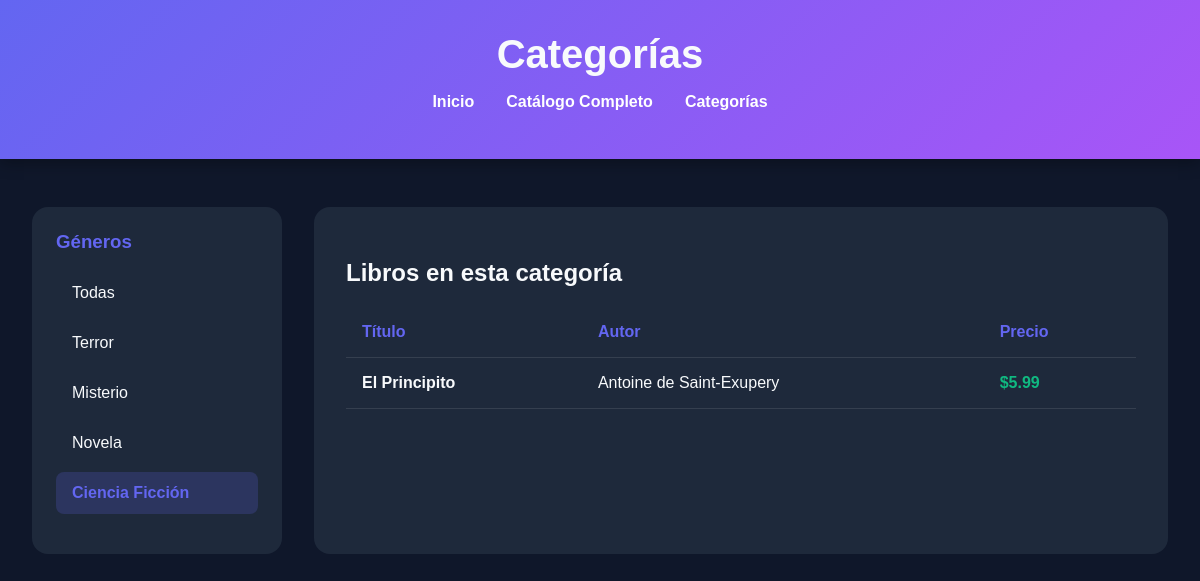
Page /categoria/4 on the committed database.
### tables this page shows
CREATE TABLE categorias (
                   id INTEGER PRIMARY KEY AUTOINCREMENT,
                   categoria TEXT NOT NULL
                   );

CREATE TABLE libros (
            id INTEGER PRIMARY KEY AUTOINCREMENT,
            titulo TEXT NOT NULL,
            autor TEXT NOT NULL,
            precio REAL NOT NULL,
            categoria_id INTEGER,
            FOREIGN KEY (categoria_id) REFERENCES categorias(id)       
         );

### app.py (the view)
@app.route('/categoria/<int:categoria_id>')
def ver_categoria(categoria_id):
    libros = consultar_libros_por_categoria(categoria_id)
    categorias = obtener_categorias()
    return render_template('categoria.html', categorias=categorias, libros=libros, categoria_seleccionada=categoria_id)

### db.py (called while the page is built)
def obtener_conexion():
    conexion = sqlite3.connect('libreria.db')
    conexion.row_factory = sqlite3.Row
    return conexion

def obtener_categorias():
    conexion = obtener_conexion()
    cursor = conexion.cursor()
    cursor.execute('SELECT * FROM categorias')
    categorias = cursor.fetchall()
    conexion.close()
    return categorias

def consultar_libros_por_categoria(categoria_id):
    conexion = obtener_conexion()
    cursor = conexion.cursor()
    cursor.execute('''
        SELECT libros.id,
               libros.titulo,
               libros.autor,
               libros.precio,
               categorias.categoria
        FROM libros
        JOIN categorias ON libros.categoria_id = categorias.id
        WHERE libros.categoria_id = ?
    ''', (categoria_id,))
    libros = cursor.fetchall()
    conexion.close()
    return libros

### templates/categoria.html (shortened to what this page needs)
<!DOCTYPE html>
<html lang="es">
<head>
</head>
<body>
    <header class="header">
        <h1>Categorías</h1>
        <nav class="nav">
            <ul>
                <li><a href="{{ url_for('home') }}">Inicio</a></li>
                <li><a href="{{ url_for('index') }}">Catálogo Completo</a></li>
                <li><a href="{{ url_for('categorias_lista') }}">Categorías</a></li>
            </ul>
        </nav>
    </header>
    <div class="layout">
        <aside class="sidebar">
            <h3>Géneros</h3>
            <ul class="category-list">
                <li class="category-item">
                    <a href="{{ url_for('categorias_lista') }}" class="{{ 'active' if not categoria_seleccionada else '' }}">Todas</a>
                </li>
                {% for cat in categorias %}
                <li class="category-item">
                    <a href="{{ url_for('ver_categoria', categoria_id=cat['id']) }}"
                       class="{{ 'active' if categoria_seleccionada == cat['id'] else '' }}">
                        {{ cat['categoria'] }}
                    </a>
                </li>
                {% endfor %}
            </ul>
        </aside>
        <main class="content">
            {% if libros %}
            <h2>Libros en esta categoría</h2>
            <table>
                <thead>
                    <tr>
                        <th>Título</th>
                        <th>Autor</th>
                        <th>Precio</th>
                    </tr>
                </thead>
                <tbody>
                    {% for libro in libros %}
                    <tr>
                        <td><strong>{{ libro['titulo'] }}</strong></td>
                        <td>{{ libro['autor'] }}</td>
                        <td class="price">${{ libro['precio'] }}</td>
                    </tr>
                    {% endfor %}
                </tbody>
            </table>
            {% elif categoria_seleccionada %}
            <div class="empty-state">
                <p>No se encontraron libros en esta categoría.</p>
            </div>
            {% else %}
            <div class="empty-state">
                <h2>Explora por Género</h2>
                <p>Selecciona una categoría a la izquierda para ver los libros disponibles.</p>
            </div>
            {% endif %}
        </main>
    </div>
</body>
</html>

### templates/categoria.html (style rules this page uses)
:root { --primary: #6366f1; --secondary: #a855f7; --bg: #0f172a; --text: #f8fafc; --card-bg: #1e293b; }
body { font-family: 'Outfit', sans-serif; background-color: var(--bg); color: var(--text); margin: 0; padding: 0; min-height: 100vh; }
.header { padding: 2rem; text-align: center; background: linear-gradient(135deg, var(--primary), var(--secondary)); box-shadow: 0 4px 15px rgba(0, 0, 0, 0.3); }
h1 { margin: 0; font-size: 2.5rem; }
.nav { margin-top: 1rem; }
.nav ul { list-style: none; padding: 0; display: flex; justify-content: center; gap: 2rem; }
.nav a { color: white; text-decoration: none; font-weight: 600; }
.layout { display: grid; grid-template-columns: 250px 1fr; gap: 2rem; max-width: 1200px; margin: 3rem auto; padding: 0 2rem; }
.sidebar { background: var(--card-bg); padding: 1.5rem; border-radius: 1rem; height: fit-content; }
.sidebar h3 { margin-top: 0; color: var(--primary); }
.category-list { list-style: none; padding: 0; }
.category-item a { display: block; padding: 0.75rem 1rem; color: var(--text); text-decoration: none; border-radius: 0.5rem; transition: background 0.3s; margin-bottom: 0.5rem; }
.category-item a:hover, .category-item a.active { background: rgba(99, 102, 241, 0.2); color: var(--primary); font-weight: 600; }
.content { background: var(--card-bg); padding: 2rem; border-radius: 1rem; }
table { width: 100%; border-collapse: collapse; }
th, td { padding: 1rem; text-align: left; border-bottom: 1px solid rgba(255,255,255,0.1); }
th { color: var(--primary); }
.price { font-weight: 700; color: #10b981; }

### rows in the picture
categorias: categoria "Terror"
categorias: categoria "Misterio"
categorias: categoria "Novela"
categorias: categoria "Ciencia Ficción"
libros: titulo "El Principito", autor "Antoine de Saint-Exupery", precio "5.99"
